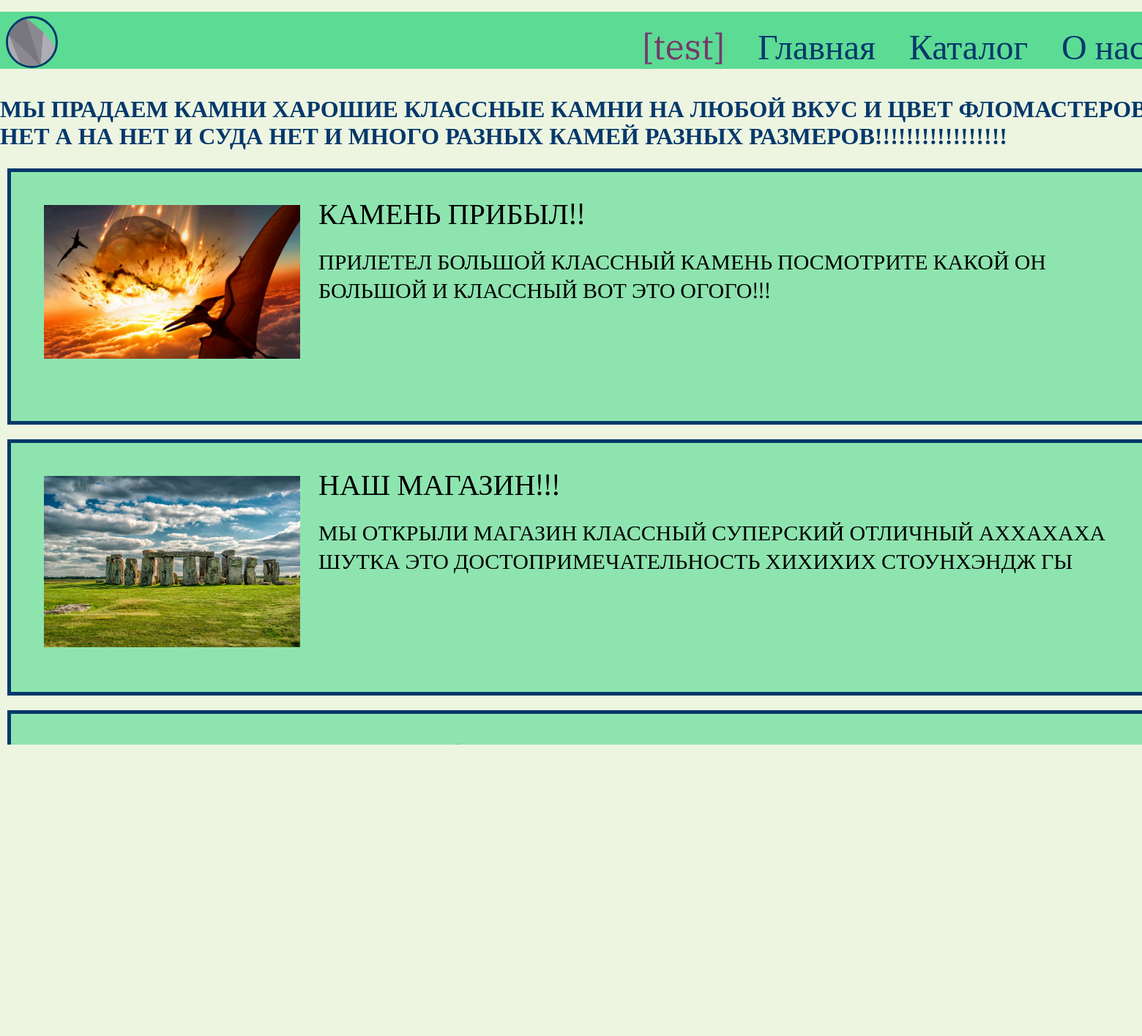
/ (signed in), run on the app's committed database.
### orm.py (models this page shows)
class News(db.Model):
    id = db.Column(db.Integer, primary_key=True)
    title = db.Column(db.String(100), nullable=False)
    text = db.Column(db.String(250), nullable=False)
    image = db.Column(db.String(40))

### flaskpy.py (the view)
@app.route('/')
def main_page():
    return render_template("main.html", news=News.query.all())

### templates/main.html (shortened to what this page needs)
{% extends "base.html" %}
{% block head %}
    {{ super() }}
        <link rel="stylesheet" type="text/css" href="{{ url_for('static', filename='css_main.css') }}">
{% endblock %}
{% block content %}
    <h1 class="text_normal">
        МЫ ПРАДАЕМ КАМНИ ХАРОШИЕ КЛАССНЫЕ КАМНИ НА ЛЮБОЙ ВКУС И ЦВЕТ ФЛОМАСТЕРОВ НЕТ А НА НЕТ И СУДА НЕТ И МНОГО РАЗНЫХ КАМЕЙ РАЗНЫХ РАЗМЕРОВ!!!!!!!!!!!!!!!!!
    </h1>
    {% for new in news %}
    <div class="news_item">
        <img src="{{ url_for('static', filename='/pictures/' + new.image) }}"/>
        <div class="title"> {{new.title}}</div>
        <div class="text"> {{new.text}}</div>
    </div>
    {% endfor %}
    <div class="news_item">
        <img src="{{ url_for('static', filename='/pictures/que.png') }}"/>
        <div class="title"> Новостей больше нет!!!</div>
        <div class="text"> БУДУТ!</div>
    </div>
{% endblock %}

### static/css.css (style rules this page uses)
html { height: 100%; font-family: 'Arial Black'; }
body { margin:0; min-height: 100%; display: grid; grid-template-rows: auto 1fr auto; background-color: #EDF5E1; }
.text_normal { color:#05386B; font-family:Georgia, 'Times New Roman', Times, serif; }

### static/css_main.css (style rules this page uses)
.news_item { font-family: 'IBM Plex Serif', serif;; border: 10px transparent solid; padding: 10px; margin-top: 30px; margin-left: 15px; margin-right: 15px; min-height: 300px; background: #8EE4AF; outline: 5px #05386B solid; }
.news_item div.title { font-size: 40px; }
.news_item div.text { font-size: 30px; width: 1500px; }
.news_item div { padding: 10px; }
.news_item img { width: 350px; border: 25px solid transparent; float: left; }

### data on the page
News: image (picture), title "КАМЕНЬ ПРИБЫЛ!!", text "ПРИЛЕТЕЛ БОЛЬШОЙ КЛАССНЫЙ КАМЕНЬ ПОСМОТРИТЕ КАКОЙ ОН БОЛЬШОЙ И КЛАССНЫЙ ВОТ ЭТО ОГОГО!!!"
News: image (picture), title "НАШ МАГАЗИН!!!", text "МЫ ОТКРЫЛИ МАГАЗИН КЛАССНЫЙ СУПЕРСКИЙ ОТЛИЧНЫЙ АХХАХАХА ШУТКА ЭТО ДОСТОПРИМЕЧАТЕЛЬНОСТЬ ХИХИХИХ СТОУНХЭНДЖ ГЫ"

### other printed values
{{ session['name'] }} "test"
